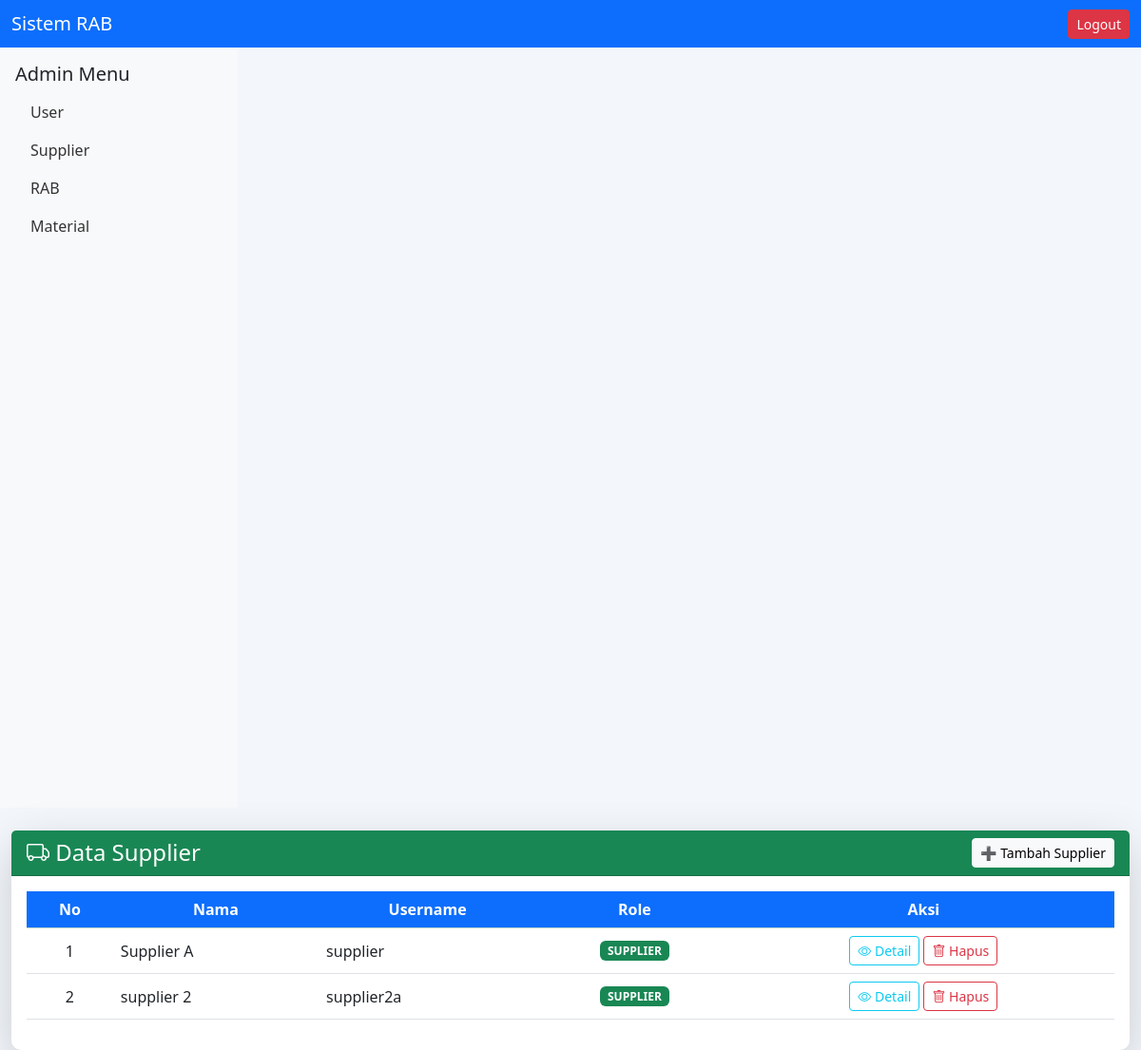
Screenshot of /views/supplier.php (signed in) with the database file from the repository.
### tables this page shows
CREATE TABLE `users` (
  `id_user` int(11) NOT NULL,
  `nama` varchar(100) DEFAULT NULL,
  `username` varchar(100) DEFAULT NULL,
  `password` varchar(255) DEFAULT NULL,
  `role` enum('admin','user_rba','supplier') DEFAULT 'user_rba'
);

### views/supplier.php (the view, shortened to what this page needs)
<?php
include '../config/database.php';
include '../partials/header.php';
include '../partials/sidebar.php';
$result = mysqli_query($conn, "SELECT * FROM users WHERE role='supplier'");
?>
<!DOCTYPE html>
<html lang="id">
<head>
  <link href="https://cdn.jsdelivr.net/npm/bootstrap@5.3.0/dist/css/bootstrap.min.css" rel="stylesheet">
  <link href="../assets/css/style.css" rel="stylesheet">
  <link href="https://cdn.jsdelivr.net/npm/bootstrap-icons@1.11.1/font/bootstrap-icons.css" rel="stylesheet">
</head>
<body style="background-color: #f3f6fa;">
<div class="container-fluid mt-4">
  <div class="card shadow-lg border-0">
    <div class="card-header d-flex justify-content-between align-items-center bg-success text-white">
      <h4 class="mb-0"><i class="bi bi-truck"></i> Data Supplier</h4>
      <button class="btn btn-light btn-sm" data-bs-toggle="modal" data-bs-target="#createSupplier">
        ➕ Tambah Supplier
      </button>
    </div>
    <div class="card-body">
      <div class="table-responsive">
        <table class="table table-hover align-middle">
          <thead class="table-success text-center">
            <tr>
              <th>No</th>
              <th>Nama</th>
              <th>Username</th>
              <th>Role</th>
              <th>Aksi</th>
            </tr>
          </thead>
          <tbody>
            <?php $no=1; while($s=mysqli_fetch_assoc($result)): ?>
              <tr>
                <td class="text-center"><?= $no++ ?></td>
                <td><?= htmlspecialchars($s['nama']); ?></td>
                <td><?= htmlspecialchars($s['username']); ?></td>
                <td class="text-center"><span class="badge bg-success"><?= strtoupper($s['role']); ?></span></td>
                <td class="text-center">
                  <a href="detailsupplier.php?id=<?= $s['id_user'] ?>" class="btn btn-sm btn-outline-info">
                    <i class="bi bi-eye"></i> Detail
                  </a>
                  <a href="?delete=<?= $s['id_user'] ?>" onclick="return confirm('Yakin ingin menghapus supplier ini?')"
                     class="btn btn-sm btn-outline-danger">
                     <i class="bi bi-trash"></i> Hapus
                  </a>
                </td>
              </tr>
            <?php endwhile; ?>
          </tbody>
        </table>
      </div>
    </div>
  </div>
</div>
</body>
</html>

### assets/css/style.css (style rules this page uses)
body { background-color: #f8f9fa; font-family: 'Segoe UI', Tahoma, Geneva, Verdana, sans-serif; }
.card { border-radius: 10px; transition: 0.2s; }
.table th { background-color: #0d6efd; color: white; }

### rows the page displays
users: nama "Supplier A", username "supplier", role "SUPPLIER"
users: nama "supplier 2", username "supplier2a", role "SUPPLIER"

### other values shown
$role "Admin"
